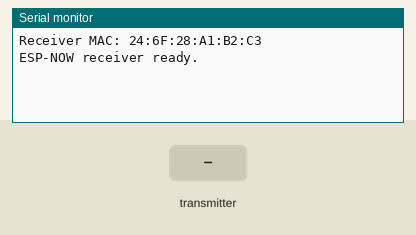
The sketch below on a simulated ESP32-C3. Shown: the last lines printed to the serial monitor. The test bench sets the inputs (shaded band).

Above: at 1.4 s.
1.5 s: the transmitter starts sending seq = 0
At 1.81 s:
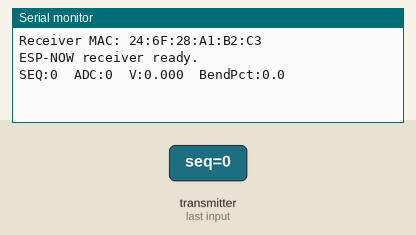
3.5 s: the transmitter starts sending adc = 1024
At 3.81 s:
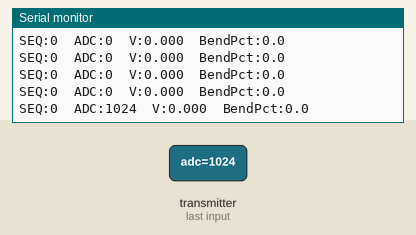
6.5 s: the transmitter starts sending volts = 25
At 6.81 s:
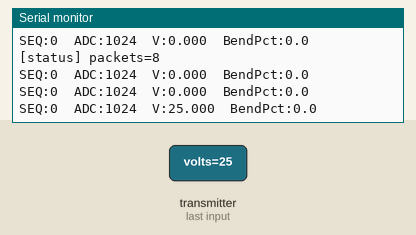
8.0 s: the transmitter starts sending bend_pct = 25
At 8.31 s:
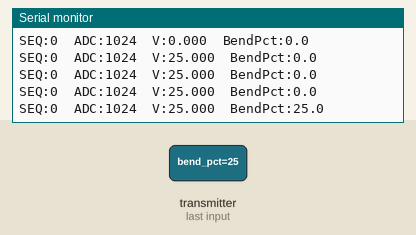
9.5 s: the transmitter starts sending seq = 1024
At 9.81 s:
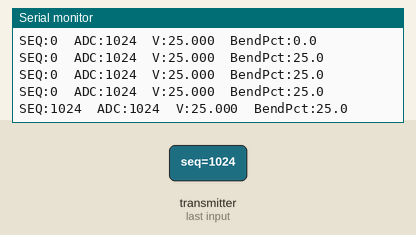
11.0 s: the transmitter starts sending adc = 0
At 11.31 s:
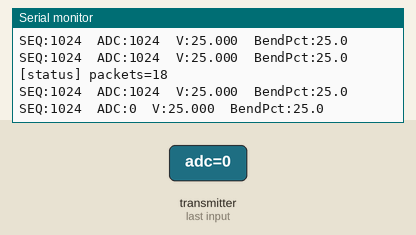

Measured:
- after the input at 1.5 s, the serial monitor: prints a new line at once (image 1)
- after the input at 3.5 s, the serial monitor: prints a new line at once (image 2)
- after the input at 6.5 s, the serial monitor: prints a new line at once (image 3)
- after the input at 8.0 s, the serial monitor: prints a new line at once (image 4)
- after the input at 9.5 s, the serial monitor: prints a new line at once (image 5)
- after the input at 11.0 s, the serial monitor: prints a new line at once (image 6)

The sketch:

Receive_mac_m5stamp.ino
```cpp
// ===== ESP-NOW Receiver (ESP32-C3, Arduino core 3.x / IDF 5.x) =====
#include <WiFi.h>
#include <esp_now.h>

struct Payload {
  uint32_t seq;
  uint16_t adc;
  float volts;
  float bend_pct;
};

volatile uint32_t pktCount = 0;

void onRecv(const esp_now_recv_info* info, const uint8_t* incoming, int len) {
  if (!info || !incoming) return;
  if (len == sizeof(Payload)) {
    Payload p;
    memcpy(&p, incoming, sizeof(Payload));
    pktCount++;
    // (valgfritt) hent MAC: info->src_addr (6 bytes)
    Serial.printf("SEQ:%lu\tADC:%u\tV:%.3f\tBendPct:%.1f\n",
                  (unsigned long)p.seq, p.adc, p.volts,
                  isnan(p.bend_pct) ? 0.0f : p.bend_pct);
  } else {
    Serial.printf("RX len=%d (unexpected)\n", len);
  }
}

void setup() {
  Serial.begin(115200);
  delay(200);
  WiFi.mode(WIFI_STA);
  Serial.print("Receiver MAC: ");
  Serial.println(WiFi.macAddress()); // lim inn i sender

  if (esp_now_init() != ESP_OK) {
    Serial.println("ESP-NOW init failed"); while (1) { delay(1000); }
  }
  esp_now_register_recv_cb(onRecv);
  Serial.println("ESP-NOW receiver ready.");
}

void loop() {
  static uint32_t t0 = millis();
  if (millis() - t0 > 5000) {
    t0 = millis();
    Serial.printf("[status] packets=%lu\n", (unsigned long)pktCount);
  }
}
```
